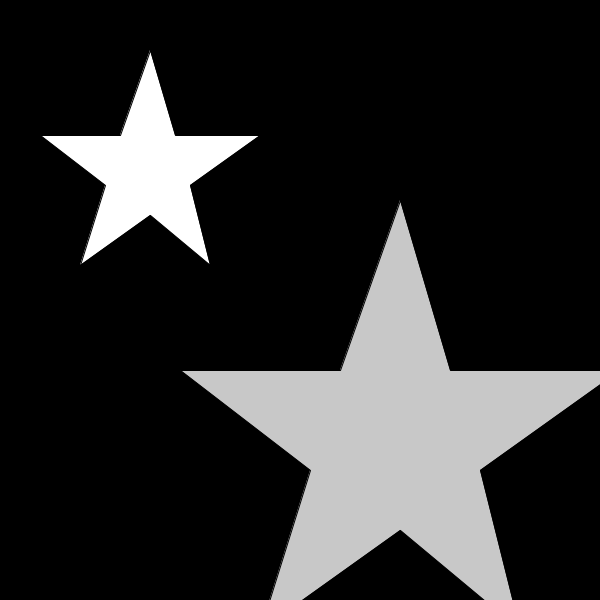
Frame 1 (no input)
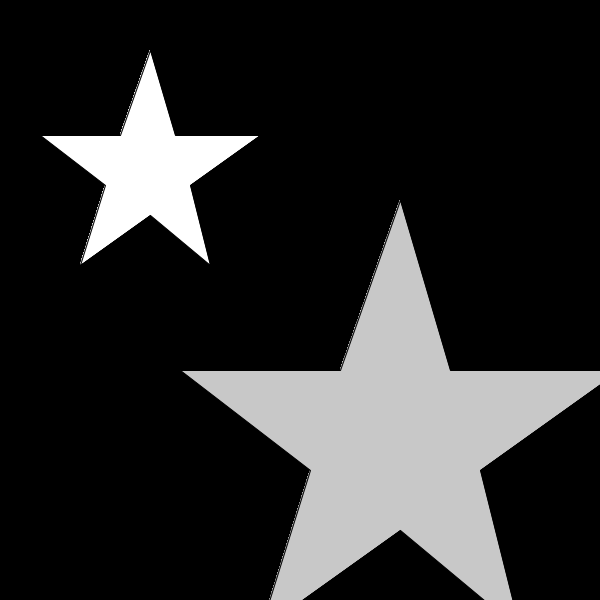
Frame 60 (the mouse pressed at the canvas centre just before this capture)
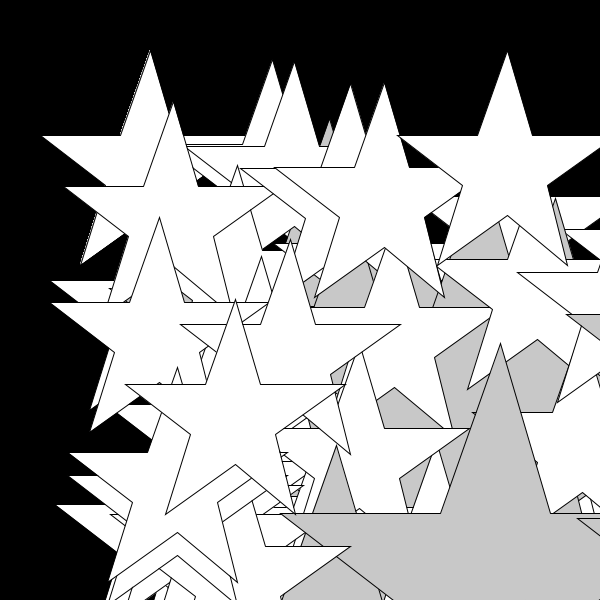
Frame 120 (the mouse held since frame 60 and released just before this capture)

The Processing sketch that drew these frames (run headless with seeded random() and noise(); from frame 60 on, the mouse is pressed at the canvas centre):

// Processing sketch: acookModule12Project
// ── acookModule12Project.pde
star myStar;
star myStar2;

void setup()
{
  size(600, 600);
  background(0);
  myStar = new star(100, 100, 10, 200);// calls constructor
  myStar2 = new star(0, 0, 5);//overloaded constructor
}

void draw()
{
 myStar.display();
 myStar2.display();
 
 if (mousePressed){
   myStar.moveMethod();
   myStar2.moveMethod();
 }
}
// ── Class.pde
class star {
  float x = 0;
  float y = 0;
  int unit = 10;
  int myColor = 255;
  
  star(int tempX, int tempY, int tempUnit)
  {
    x = tempX;
    y = tempY;
    unit = tempUnit;
  }
  
  star(int tempX, int tempY, int tempUnit, int tempColor){
    x = tempX;
    y = tempY;
    unit = tempUnit;
    myColor = tempColor;
  }
  
  void display() {
    fill(myColor);
    beginShape();
    vertex(x+30*unit, y+10*unit); 
    vertex(x+35*unit, y+27*unit); 
    vertex(x+52*unit, y+27*unit); 
    vertex(x+38*unit, y+37*unit); 
    vertex(x+42*unit, y+53*unit); 
    vertex(x+30*unit, y+43*unit); 
    vertex(x+16*unit, y+53*unit); 
    vertex(x+21*unit, y+37*unit); 
    vertex(x+8*unit, y+27*unit); 
    vertex(x+24*unit, y+27*unit); 
    endShape(CLOSE);
  }
  
  void moveMethod() {
  x = random(width);
  y = random(height);
  }

}
